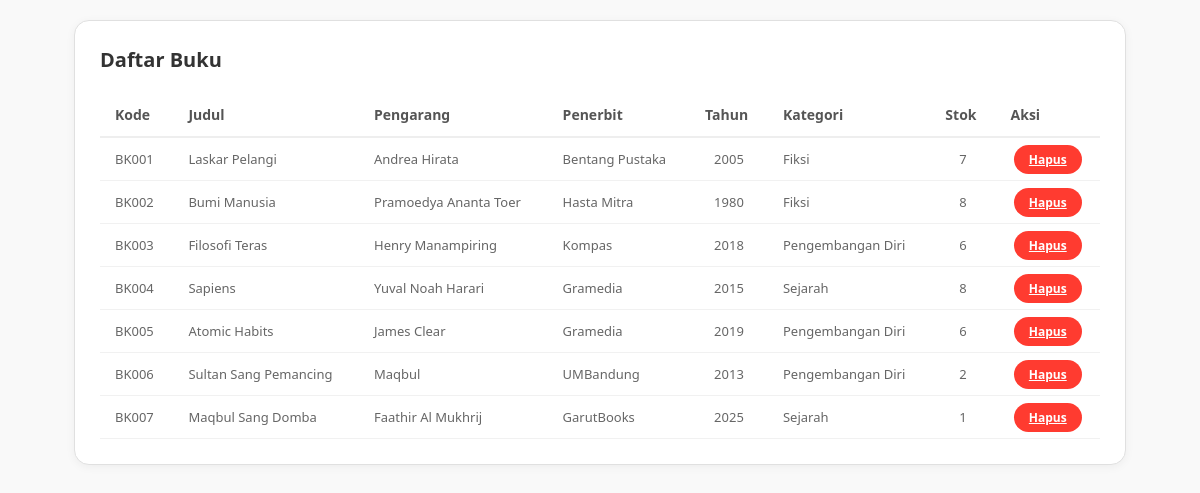
The app's page /buku.php with its own data.
### tables this page shows
CREATE TABLE `buku` (
  `kode_buku` varchar(10) NOT NULL,
  `judul` varchar(255) NOT NULL,
  `pengarang` varchar(100) DEFAULT NULL,
  `penerbit` varchar(100) DEFAULT NULL,
  `tahun_terbit` year(4) DEFAULT NULL,
  `kategori` varchar(50) DEFAULT NULL,
  `stok` int(11) DEFAULT 0
);

### buku.php (the view, shortened to what this page needs)
<?php
include 'koneksi.php';
?>
<!DOCTYPE html>
<html lang="id">
<head>
    <link rel="stylesheet" href="buku.css">
</head>
<body>
    <div class="container">
        <h2>Daftar Buku</h2>
        <table>
            <thead>
                <tr>
                    <th>Kode</th>
                    <th>Judul</th>
                    <th>Pengarang</th>
                    <th>Penerbit</th>
                    <th>Tahun</th>
                    <th>Kategori</th>
                    <th>Stok</th>
                    <th>Aksi</th>
                </tr>
            </thead>
            <tbody>
                <?php
                $query = mysqli_query($koneksi, "SELECT * FROM buku");
                while($data = mysqli_fetch_array($query)) {
                ?>
                <tr>
                    <td><?php echo $data['kode_buku']; ?></td>
                    <td><?php echo $data['judul']; ?></td>
                    <td><?php echo $data['pengarang']; ?></td>
                    <td><?php echo $data['penerbit']; ?></td>
                    <td class="text-center"><?php echo $data['tahun_terbit']; ?></td>
                    <td><?php echo $data['kategori']; ?></td>
                    <td class="text-center"><?php echo $data['stok']; ?></td>
                    <td class="text-center">
                        <a href="hapus.php?id=<?php echo $data['kode_buku']; ?>" class="btn-hapus" onclick="return confirm('Yakin ingin menghapus?')">Hapus</a>
                    </td>
                </tr>
                <?php } ?>
            </tbody>
        </table>
    </div>
</body>
</html>

### buku.css (style rules this page uses)
body { font-family: 'Segoe UI', Tahoma, Geneva, Verdana, sans-serif; background-color: #f9f9f9; margin: 0; padding: 20px; }
.container { background-color: white; padding: 25px; border-radius: 15px; box-shadow: 0 2px 10px rgba(0,0,0,0.05); border: 1px solid #e0e0e0; max-width: 1000px; margin: 0 auto; }
h2 { margin-top: 0; margin-bottom: 20px; font-size: 20px; color: #333; }
table { width: 100%; border-collapse: collapse; margin-top: 10px; }
th { text-align: left; padding: 12px 15px; border-bottom: 2px solid #eee; color: #555; font-size: 14px; }
td { padding: 12px 15px; border-bottom: 1px solid #f1f1f1; color: #666; font-size: 13px; }
.btn-hapus { background-color: #ff3b30; color: white; border: none; padding: 6px 15px; border-radius: 20px; cursor: pointer; font-size: 12px; font-weight: bold; transition: background 0.3s; }
.text-center { text-align: center; }

### records on screen
buku: kode_buku "BK001", judul "Laskar Pelangi", pengarang "Andrea Hirata", penerbit "Bentang Pustaka", tahun_terbit "2005", kategori "Fiksi", stok "7"
buku: kode_buku "BK002", judul "Bumi Manusia", pengarang "Pramoedya Ananta Toer", penerbit "Hasta Mitra", tahun_terbit "1980", kategori "Fiksi", stok "8"
buku: kode_buku "BK003", judul "Filosofi Teras", pengarang "Henry Manampiring", penerbit "Kompas", tahun_terbit "2018", kategori "Pengembangan Diri", stok "6"
buku: kode_buku "BK004", judul "Sapiens", pengarang "Yuval Noah Harari", penerbit "Gramedia", tahun_terbit "2015", kategori "Sejarah", stok "8"
buku: kode_buku "BK005", judul "Atomic Habits", pengarang "James Clear", penerbit "Gramedia", tahun_terbit "2019", kategori "Pengembangan Diri", stok "6"
buku: kode_buku "BK006", judul "Sultan Sang Pemancing", pengarang "Maqbul", penerbit "UMBandung", tahun_terbit "2013", kategori "Pengembangan Diri", stok "2"
buku: kode_buku "BK007", judul "Maqbul Sang Domba", pengarang "Faathir Al Mukhrij", penerbit "GarutBooks", tahun_terbit "2025", kategori "Sejarah", stok "1"
